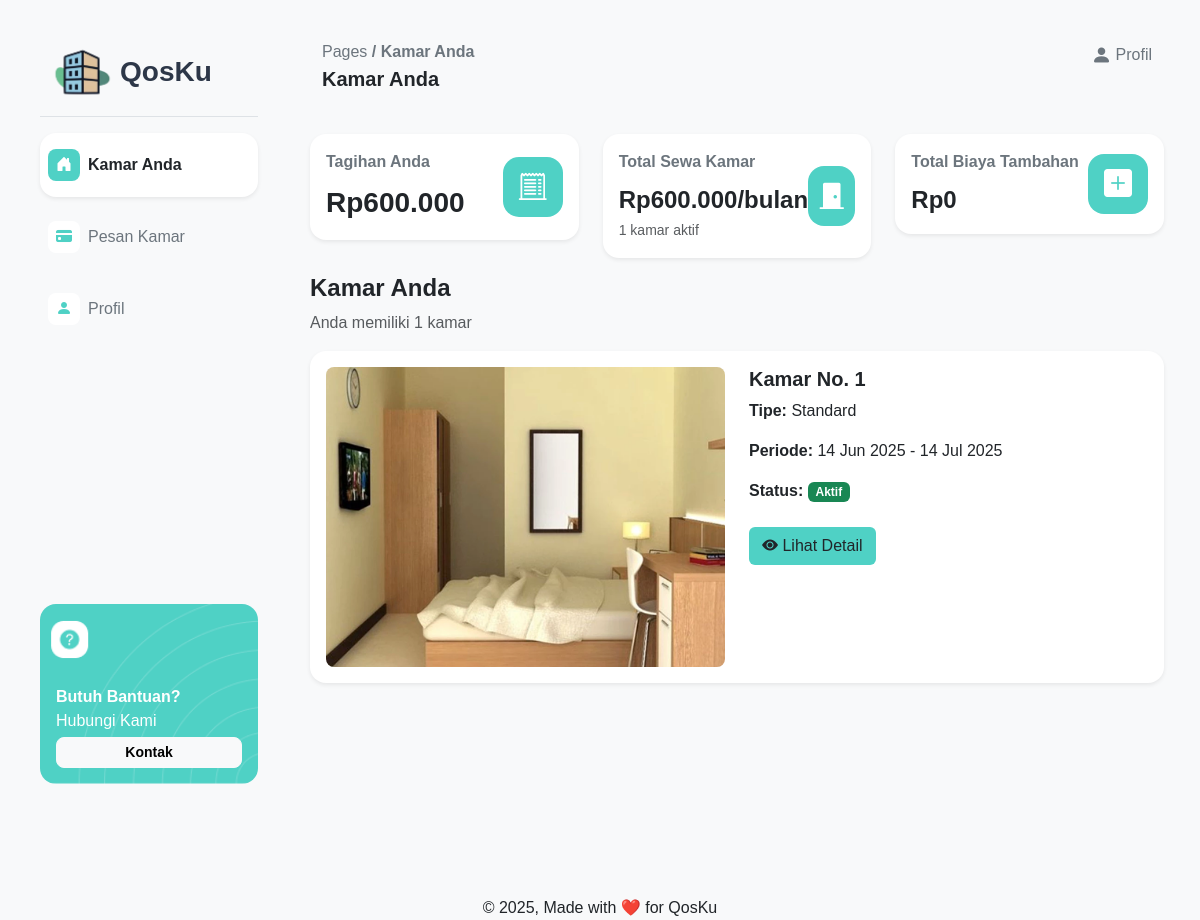
Before: /pages/pelanggan/dashboard.php (signed in) with the older database file.
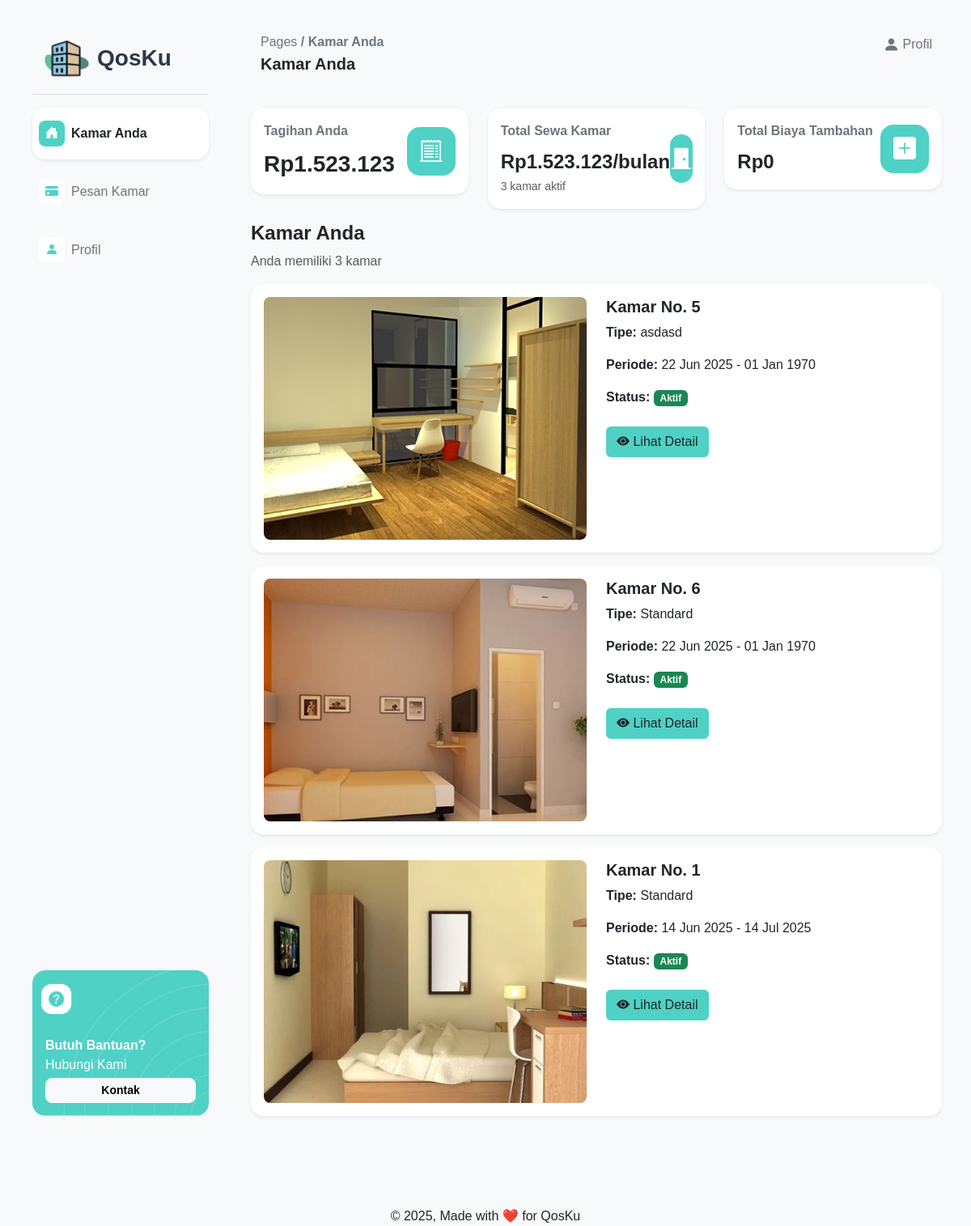
After: the same page with the newer database file.
### tables this page shows
CREATE TABLE `pemesanan` (
  `idPemesanan` int(11) NOT NULL,
  `tanggalPemesanan` date NOT NULL,
  `lamaSewa` int(11) NOT NULL,
  `jenis_sewa` enum('bulanan','mingguan','harian') NOT NULL,
  `harga_per_periode` int(11) NOT NULL,
  `totalHarga` int(11) NOT NULL,
  `statusPemesanan` enum('Tertunda','Terkonfirmasi','Dibatalkan') NOT NULL,
  `idPelanggan` int(11) NOT NULL,
  `idPelanggan_aktif` int(11) DEFAULT NULL,
  `idKamar` int(11) NOT NULL,
  `tanggal_mulai` date DEFAULT NULL,
  `tanggal_selesai` date DEFAULT NULL,
  `is_active` tinyint(1) DEFAULT 1,
  `jenisPemesanan` enum('pesan','perpanjang') NOT NULL DEFAULT 'pesan'
);

CREATE TABLE `kamar_kos` (
  `idKamar` int(11) NOT NULL,
  `nomorKamar` int(11) NOT NULL,
  `tipeKamar` varchar(255) NOT NULL,
  `harga` int(11) NOT NULL,
  `statusKetersediaan` enum('Tersedia','Ditempati','Dalam Perbaikan') NOT NULL DEFAULT 'Tersedia',
  `deskripsi` varchar(255) NOT NULL,
  `gambar` varchar(255) NOT NULL
);

### pages/pelanggan/dashboard.php (the view, shortened to what the changed rows need)
<?php
require_once '../../php/connect.php';
$idPelanggan = $_SESSION['idPelanggan'];
$bookings = [];
$totalTagihan = 0;
$totalHargaKamar = 0;
$hasActiveRooms = false;
$bookingQuery = "SELECT p.*, k.*
                FROM pemesanan p
                JOIN kamar_kos k ON p.idKamar = k.idKamar
                WHERE (p.idPelanggan = ? OR p.idPelanggan_aktif = ?)
                AND p.statusPemesanan = 'Terkonfirmasi'
                AND p.tanggal_mulai <= CURDATE()
                AND (p.tanggal_selesai >= CURDATE() OR p.tanggal_selesai = '1970-01-01')
                ORDER BY p.tanggal_mulai DESC";
$stmt = $connect->prepare($bookingQuery);
$stmt->bind_param("ii", $idPelanggan, $idPelanggan);
$stmt->execute();
$bookingResult = $stmt->get_result();
if ($bookingResult->num_rows > 0) {
    $hasActiveRooms = true;
    while ($booking = $bookingResult->fetch_assoc()) {
        $currentMonth = date('Y-m');
        $biayaTambahan = 0;
        $costsQuery = "SELECT SUM(jumlahBiaya) AS total
                       FROM biaya_tambahan
                       WHERE idPelanggan = ?
                       AND Periode = ?
                       AND statusPembayaran = 'belum_lunas'";
        $costsStmt = $connect->prepare($costsQuery);
        $costsStmt->bind_param("is", $idPelanggan, $currentMonth);
        $costsStmt->execute();
        $costsResult = $costsStmt->get_result();
        if ($costsResult->num_rows > 0) {
            $costsData = $costsResult->fetch_assoc();
            $biayaTambahan = $costsData['total'] ?? 0;
        }
        $tagihan = $booking['harga'] + $biayaTambahan;
        $bookings[] = [
            'idKamar' => $booking['idKamar'],
            'nomorKamar' => $booking['nomorKamar'],
            'tipeKamar' => $booking['tipeKamar'],
            'harga' => $booking['harga'],
            'gambar' => $booking['gambar'],
            'tanggal_mulai' => $booking['tanggal_mulai'],
            'tanggal_selesai' => $booking['tanggal_selesai'],
            'biaya_tambahan' => $biayaTambahan,
            'tagihan' => $tagihan
        ];
        $totalHargaKamar += $booking['harga'];
        $totalTagihan += $tagihan;
    }
}
?>
<!DOCTYPE html>
<html lang="en">
<head>
    <link href="https://cdn.jsdelivr.net/npm/bootstrap@5.3.6/dist/css/bootstrap.min.css" rel="stylesheet">
    <link rel="stylesheet" href="../../assets/css/style.css">
    <link rel="stylesheet" href="https://cdn.jsdelivr.net/npm/bootstrap-icons@1.13.1/font/bootstrap-icons.min.css">
</head>
<body class="bg-light">
    <div class="d-flex min-vh-100 ms-4 me-4">
        <div class="flex-grow-1">
            <div class="container-fluid pt-4 pb-3">
                <div class="row">
                    <div class="col-md-4">
                        <div class="card shadow-sm border-0 rounded-4">
                            <div class="card-body d-flex justify-content-between align-items-center">
                                <div>
                                    <p class="card-title fs-6 fw-bold text-secondary">Tagihan Anda</p>
                                    <?php if ($hasActiveRooms): ?>
                                        <p class="card-text fs-3 fw-bold mb-0">Rp<?= number_format($totalTagihan, 0, ',', '.') ?></p>
                                    <?php else: ?>
                                        <div>
                                            <i class="bi bi-exclamation-circle me-2"></i> Tidak ada tagihan
                                        </div>
                                    <?php endif; ?>
                                </div>
                            </div>
                        </div>
                    </div>
                    <div class="col-md-4">
                        <div class="card shadow-sm border-0 rounded-4">
                            <div class="card-body d-flex justify-content-between align-items-center">
                                <div>
                                    <p class="card-title fs-6 fw-bold text-secondary">Total Sewa Kamar</p>
                                    <?php if ($hasActiveRooms): ?>
                                        <p class="card-text fs-4 fw-bold mb-0">Rp<?= number_format($totalHargaKamar, 0, ',', '.') ?>/bulan</p>
                                        <small class="text-muted"><?= count($bookings) ?> kamar aktif</small>
                                    <?php else: ?>
                                        <div>
                                            <i class="bi bi-exclamation-circle me-2"></i> Tidak ada kamar
                                        </div>
                                    <?php endif; ?>
                                </div>
                            </div>
                        </div>
                    </div>
                </div>
            </div>
            <div class="container-fluid">
                <div class="row">
                    <?php if ($hasActiveRooms): ?>
                        <div class="col-12 mb-0">
                            <h4 class="fw-bold">Kamar Anda</h4>
                            <p class="text-muted">Anda memiliki <?= count($bookings) ?> kamar</p>
                        </div>
                        <?php foreach ($bookings as $kamar): ?>
                            <div class="col-md-12 mb-3  ">
                                <div class="card shadow-sm border-0 rounded-4 h-100">
                                    <div class="card-body">
                                        <div class="row">
                                            <div class="col-md-6">
                                                <img src="../../assets/img/<?= htmlspecialchars($kamar['gambar']) ?>"
                                                    class="img-fluid rounded-3 w-100"
                                                    style="height: 300px; object-fit: cover;"
                                                    alt="Kamar <?= htmlspecialchars($kamar['nomorKamar']) ?>">
                                            </div>
                                            <div class="col-md-6">
                                                <h5 class="fw-bold">Kamar No. <?= htmlspecialchars($kamar['nomorKamar']) ?></h5>
                                                <p><strong>Tipe:</strong> <?= htmlspecialchars($kamar['tipeKamar']) ?></p>
                                                <p><strong>Periode:</strong>
                                                    <?= date('d M Y', strtotime($kamar['tanggal_mulai'])) ?> -
                                                    <?= date('d M Y', strtotime($kamar['tanggal_selesai'])) ?>
                                                </p>
                                                <p><strong>Status:</strong> <span class="badge bg-success">Aktif</span></p>
                                                <a href="detailkamar.php?idKamar=<?= $kamar['idKamar'] ?>"
                                                    class="btn button-utama mt-2">
                                                    <i class="bi bi-eye-fill"></i> Lihat Detail
                                                </a>
                                            </div>
                                        </div>
                                    </div>
                                </div>
                            </div>
                        <?php endforeach; ?>
                    <?php endif; ?>
                </div>
            </div>
        </div>
    </div>
</body>
</html>

Changed rows visible on the page:
added pemesanan: idKamar.gambar (picture), idKamar.nomorKamar "5", idKamar.tipeKamar "asdasd", tanggal_mulai "22 Jun 2025", tanggal_selesai "01 Jan 1970"
added pemesanan: idKamar.gambar (picture), idKamar.nomorKamar "6", idKamar.tipeKamar "Standard", tanggal_mulai "22 Jun 2025", tanggal_selesai "01 Jan 1970"
Other visible differences:
$totalTagihan: "600.000" → "1.523.123"
$totalHargaKamar: "600.000" → "1.523.123"
count($bookings): "1" → "3"
